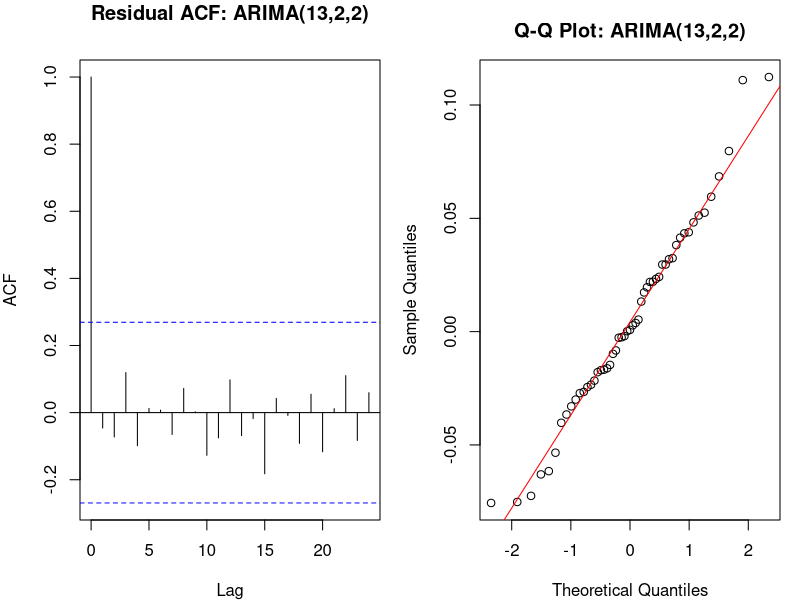
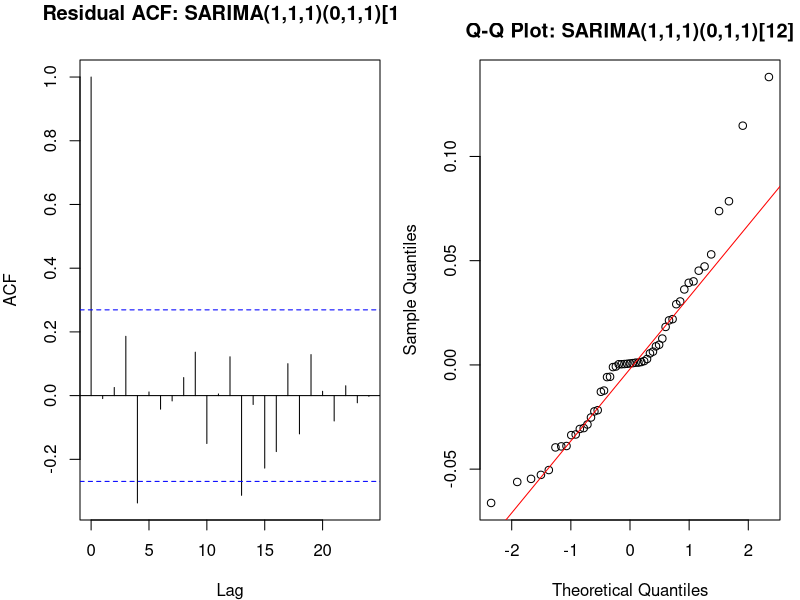
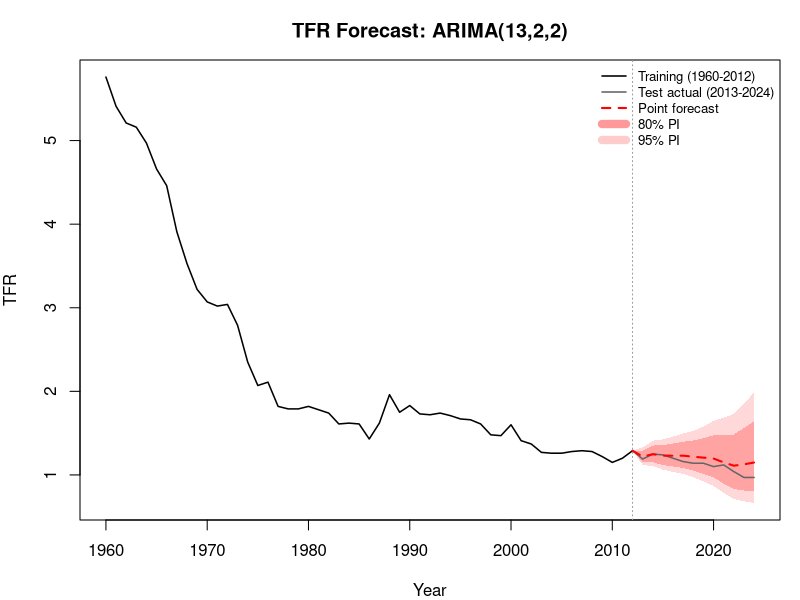
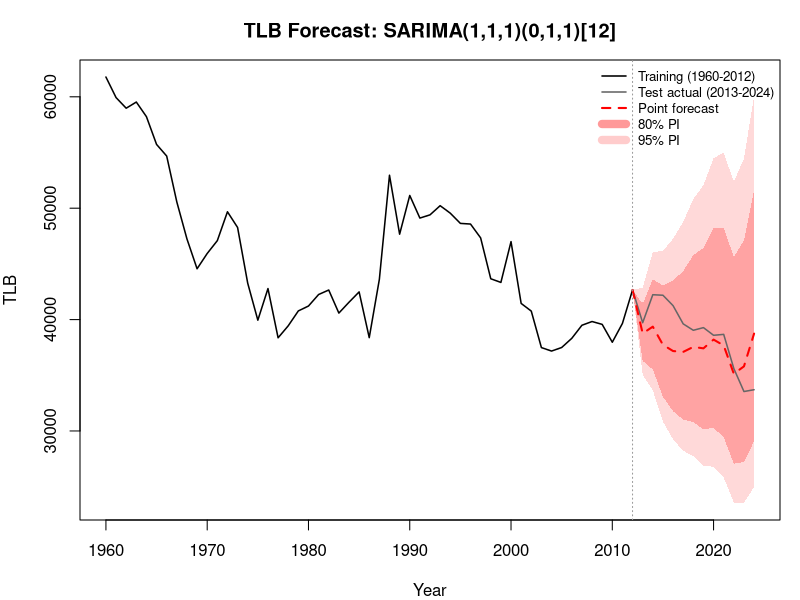
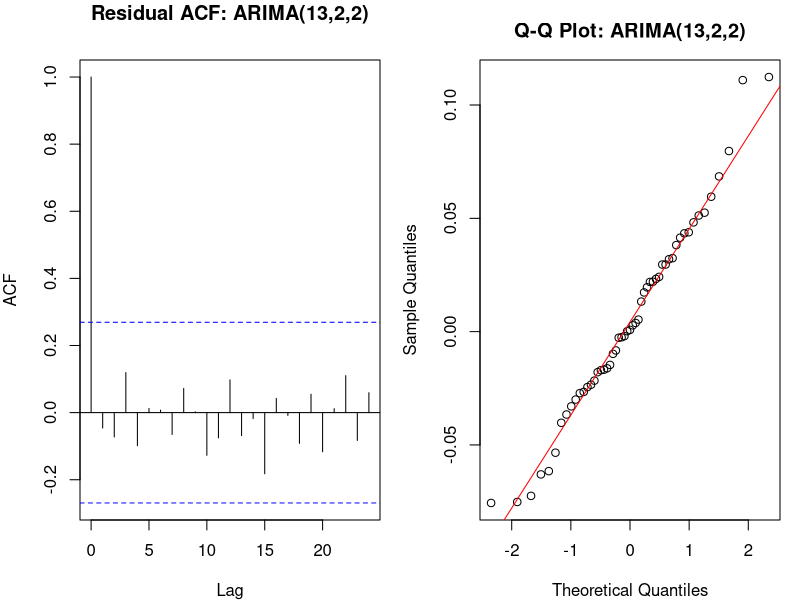
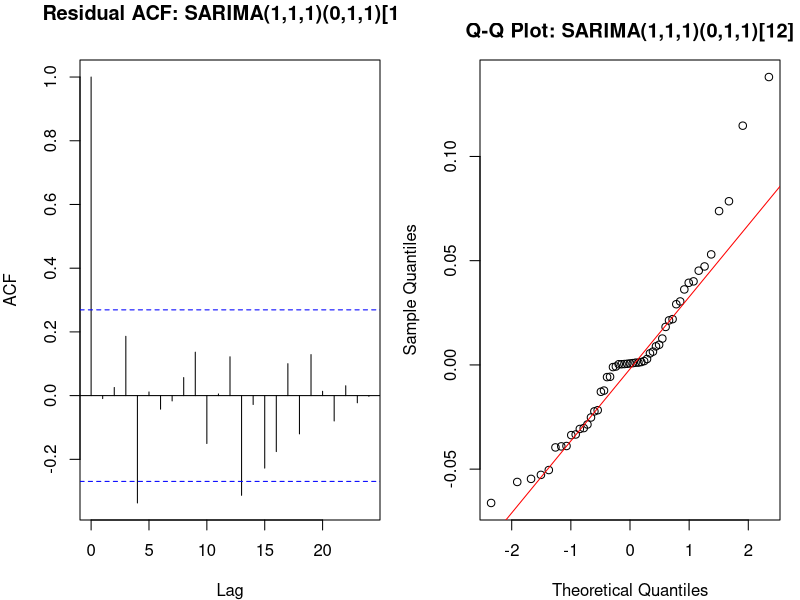
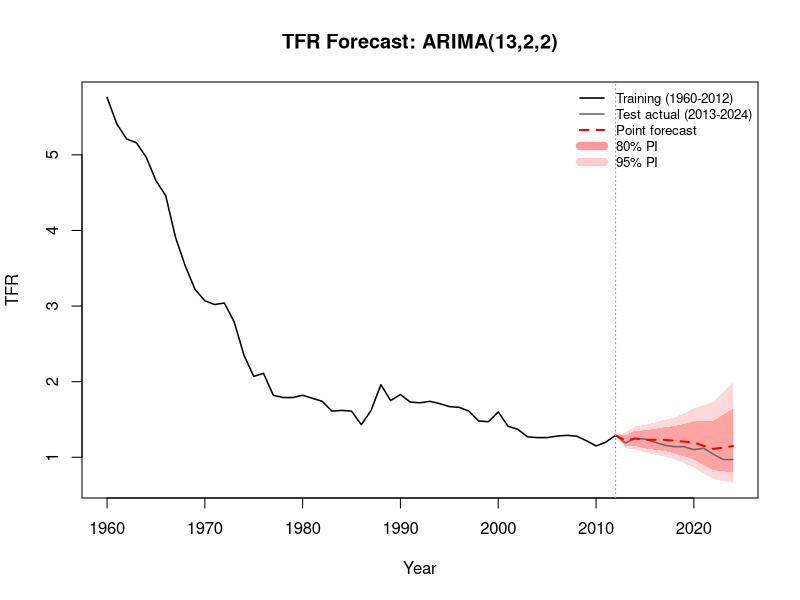
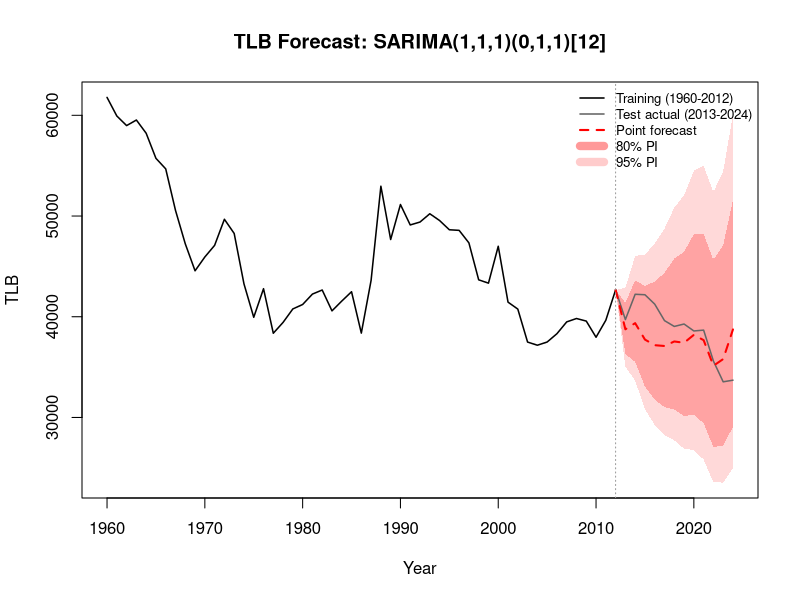

Generate these figures, in order, with R:
# Analysis.R - Model fitting and forecast evaluation for TFR and TLB
# generates forecasts, saves figures and results to disk.

library(tseries)

if (!dir.exists("figures")) dir.create("figures")


## Load and clean data 

raw <- read.csv("BirthsAndFertilityRates.csv",
                na.strings = "na",
                stringsAsFactors = FALSE,
                check.names = FALSE)
labels_raw <- trimws(raw[, 1])

# extract row by exact name, reverse year order, drop 2025
extract_row <- function(name) {
  matches <- labels_raw == name
  values <- as.numeric(unlist(raw[matches, -1]))
  rev(values)[1:65]
}

fertility <- data.frame(
  Year = 1960:2024,
  TFR  = extract_row("Total Fertility Rate (TFR) (Per Female)"),
  TLB  = extract_row("Total Live-Births (Number)")
)

TFR <- ts(fertility$TFR, start = 1960, frequency = 1)
TLB <- ts(fertility$TLB, start = 1960, frequency = 1)

# 1960-2012 train, 2013-2024 test
TFR_train <- window(TFR, end = 2012)
TLB_train <- window(TLB, end = 2012)
TFR_test  <- window(TFR, start = 2013)
TLB_test  <- window(TLB, start = 2013)


# Instead of repeating the same code over and over for each model, I used
# ChatGPT to help write a helper function that fits each model, checks the
# residuals, produces forecasts and calculates RMSE.

# fits on log scale, forecasts back-transformed with exp()
fit_and_evaluate <- function(train, test, order, seasonal = NULL, label) {
  
  log_train <- log(train)
  
  if (is.null(seasonal)) {
    fit <- tryCatch(arima(log_train, order = order),
                    error = function(e) NULL)
  } else {
    fit <- tryCatch(arima(log_train, order = order, seasonal = seasonal),
                    error = function(e) NULL)
  }
  
  if (is.null(fit)) {
    return(list(label = label, fit = NULL, viable = FALSE))
  }
  
  n_params <- sum(order[c(1, 3)]) + 
    ifelse(is.null(seasonal), 0, sum(seasonal$order[c(1, 3)]))
  n <- length(log_train)
  
  # white noise check
  lb <- Box.test(residuals(fit), lag = 24, type = "Ljung-Box",
                 fitdf = n_params)
  
  # small-sample correction
  k <- n_params + 1
  aicc <- AIC(fit) + (2 * k * (k + 1)) / (n - k - 1)
  
  fcast <- exp(predict(fit, n.ahead = length(test))$pred)
  err <- as.numeric(test) - as.numeric(fcast)
  
  list(label    = label,
       fit      = fit,
       viable   = lb$p.value > 0.05,
       aic      = AIC(fit),
       aicc     = aicc,
       lb_p     = lb$p.value,
       forecast = fcast,
       rmse     = sqrt(mean(err^2)))
}


# I also used ChatGPT to help write this function so the results from
# each candidate model could be put into the same comparison table.
# This made it easier to compare AIC, AICc, Ljung-Box p-values and RMSE.

print_results <- function(results, name) {
  cat("\n", strrep("=", 80), "\n", sep = "")
  cat("Results for ", name, "\n", sep = "")
  cat(strrep("=", 80), "\n\n", sep = "")
  
  tbl <- do.call(rbind, lapply(results, function(r) {
    if (is.null(r$fit)) {
      data.frame(Model = r$label, AIC = NA, AICc = NA, LjungBox_p = NA,
                 Viable = "Fit failed", RMSE = NA)
    } else {
      data.frame(
        Model      = r$label,
        AIC        = round(r$aic, 2),
        AICc       = round(r$aicc, 2),
        LjungBox_p = round(r$lb_p, 4),
        Viable     = ifelse(r$viable, "Yes", "No"),
        RMSE       = signif(r$rmse, 4)
      )
    }
  }))
  print(tbl, row.names = FALSE)
  
  viable <- results[sapply(results, function(r) isTRUE(r$viable))]
  if (length(viable) > 0) {
    best <- viable[[which.min(sapply(viable, function(r) r$rmse))]]
    cat("\nBest viable model: ", best$label, "\n", sep = "")
  } else {
    cat("\nNo viable models.\n")
  }
  
  return(tbl)
}


## TFR candidate models 

# three families: non-seasonal d=1, non-seasonal d=2 (Route 2),
# SARIMA with seasonal MA, SARIMA with seasonal AR
tfr_results <- list(
  
  # non-seasonal, d=1
  fit_and_evaluate(TFR_train, TFR_test, order = c(0,1,13),
                   label = "ARIMA(0,1,13)"),
  fit_and_evaluate(TFR_train, TFR_test, order = c(13,1,0),
                   label = "ARIMA(13,1,0)"),
  fit_and_evaluate(TFR_train, TFR_test, order = c(0,1,11),
                   label = "ARIMA(0,1,11)"),
  fit_and_evaluate(TFR_train, TFR_test, order = c(12,1,1),
                   label = "ARIMA(12,1,1)"),
  
  # non-seasonal, d=2
  fit_and_evaluate(TFR_train, TFR_test, order = c(13,2,2),
                   label = "ARIMA(13,2,2)"),
  fit_and_evaluate(TFR_train, TFR_test, order = c(12,2,3),
                   label = "ARIMA(12,2,3)"),
  
  # SARIMA with seasonal MA
  fit_and_evaluate(TFR_train, TFR_test,
                   order = c(1,1,0),
                   seasonal = list(order = c(0,1,1), period = 12),
                   label = "SARIMA(1,1,0)(0,1,1)[12]"),
  fit_and_evaluate(TFR_train, TFR_test,
                   order = c(0,1,1),
                   seasonal = list(order = c(0,1,1), period = 12),
                   label = "SARIMA(0,1,1)(0,1,1)[12]"),
  fit_and_evaluate(TFR_train, TFR_test,
                   order = c(1,1,1),
                   seasonal = list(order = c(0,1,1), period = 12),
                   label = "SARIMA(1,1,1)(0,1,1)[12]"),
  
  # SARIMA with seasonal AR
  fit_and_evaluate(TFR_train, TFR_test,
                   order = c(1,1,0),
                   seasonal = list(order = c(1,1,0), period = 12),
                   label = "SARIMA(1,1,0)(1,1,0)[12]"),
  fit_and_evaluate(TFR_train, TFR_test,
                   order = c(0,1,1),
                   seasonal = list(order = c(1,1,0), period = 12),
                   label = "SARIMA(0,1,1)(1,1,0)[12]"),
  fit_and_evaluate(TFR_train, TFR_test,
                   order = c(1,1,1),
                   seasonal = list(order = c(1,1,0), period = 12),
                   label = "SARIMA(1,1,1)(1,1,0)[12]"),
  
  # full seasonal
  fit_and_evaluate(TFR_train, TFR_test,
                   order = c(1,1,1),
                   seasonal = list(order = c(1,1,1), period = 12),
                   label = "SARIMA(1,1,1)(1,1,1)[12]")
)

tfr_table <- print_results(tfr_results, "TFR")

# For TFR, nine of the thirteen models were viable after the Ljung-Box check.
# The best model was ARIMA(13,2,2), so the non-seasonal family performed best.
# The best SARIMA model was close behind, with RMSE 0.09650 compared with
# 0.08623. The d = 2 models were competitive, with ARIMA(13,2,2) giving the
# lowest RMSE overall.


##TLB candidate models 

tlb_results <- list(
  
  # non-seasonal, d=1
  fit_and_evaluate(TLB_train, TLB_test, order = c(0,1,13),
                   label = "ARIMA(0,1,13)"),
  fit_and_evaluate(TLB_train, TLB_test, order = c(13,1,0),
                   label = "ARIMA(13,1,0)"),
  fit_and_evaluate(TLB_train, TLB_test, order = c(0,1,11),
                   label = "ARIMA(0,1,11)"),
  fit_and_evaluate(TLB_train, TLB_test, order = c(12,1,1),
                   label = "ARIMA(12,1,1)"),
  
  # non-seasonal, d=2
  fit_and_evaluate(TLB_train, TLB_test, order = c(13,2,2),
                   label = "ARIMA(13,2,2)"),
  fit_and_evaluate(TLB_train, TLB_test, order = c(12,2,3),
                   label = "ARIMA(12,2,3)"),
  
  # SARIMA with seasonal MA
  fit_and_evaluate(TLB_train, TLB_test,
                   order = c(1,1,0),
                   seasonal = list(order = c(0,1,1), period = 12),
                   label = "SARIMA(1,1,0)(0,1,1)[12]"),
  fit_and_evaluate(TLB_train, TLB_test,
                   order = c(0,1,1),
                   seasonal = list(order = c(0,1,1), period = 12),
                   label = "SARIMA(0,1,1)(0,1,1)[12]"),
  fit_and_evaluate(TLB_train, TLB_test,
                   order = c(1,1,1),
                   seasonal = list(order = c(0,1,1), period = 12),
                   label = "SARIMA(1,1,1)(0,1,1)[12]"),
  
  # SARIMA with seasonal AR
  fit_and_evaluate(TLB_train, TLB_test,
                   order = c(1,1,0),
                   seasonal = list(order = c(1,1,0), period = 12),
                   label = "SARIMA(1,1,0)(1,1,0)[12]"),
  fit_and_evaluate(TLB_train, TLB_test,
                   order = c(0,1,1),
                   seasonal = list(order = c(1,1,0), period = 12),
                   label = "SARIMA(0,1,1)(1,1,0)[12]"),
  fit_and_evaluate(TLB_train, TLB_test,
                   order = c(1,1,1),
                   seasonal = list(order = c(1,1,0), period = 12),
                   label = "SARIMA(1,1,1)(1,1,0)[12]"),
  
  # full seasonal
  fit_and_evaluate(TLB_train, TLB_test,
                   order = c(1,1,1),
                   seasonal = list(order = c(1,1,1), period = 12),
                   label = "SARIMA(1,1,1)(1,1,1)[12]")
)

tlb_table <- print_results(tlb_results, "TLB")

# For TLB, seven of the thirteen models were viable after the Ljung-Box check.
# The best model was SARIMA(1,1,1)(0,1,1)_{12}, so the seasonal family
# performed best. The best viable non-seasonal model was ARIMA(0,1,13), with
# RMSE 6,386 compared with 2,730 for the SARIMA model. This shows that the
# 12-year seasonal structure gave a much better forecast for TLB.

# Picking the best viable model per series 

best_viable <- function(results) {
  viable <- results[sapply(results, function(r) isTRUE(r$viable))]
  if (length(viable) == 0) return(NULL)
  viable[[which.min(sapply(viable, function(r) r$rmse))]]
}

best_tfr <- best_viable(tfr_results)
best_tlb <- best_viable(tlb_results)


##residual diagnostics for best models I didnt check both ACF and PACF because
#the PACF more or less gave the same results as the ACF. To make the figure nice
#only ACF and Q-Q plot is created.

plot_diagnostics <- function(m, filename) {
  res <- residuals(m$fit)
  
  # save to file
  png(filename, width = 1800, height = 900, res = 200)
  par(mfrow = c(1,2), mar = c(4,4,3,1))
  acf(res, lag.max = 24, main = paste0("Residual ACF: ", m$label))
  qqnorm(res, main = paste0("Q-Q Plot: ", m$label))
  qqline(res, col = "red")
  par(mfrow = c(1,1))
  dev.off()
  
  # also draw to plots pane
  par(mfrow = c(1,2), mar = c(4,4,3,1))
  acf(res, lag.max = 24, main = paste0("Residual ACF: ", m$label))
  qqnorm(res, main = paste0("Q-Q Plot: ", m$label))
  qqline(res, col = "red")
  par(mfrow = c(1,1))
}

if (!is.null(best_tfr)) plot_diagnostics(best_tfr, 
                                         "figures/fig5_tfr_residuals.png")

# Looking at the ACF plot for the TFR residuals, all spikes are within the
# significance bounds. This suggests there is no remaining significant
# autocorrelation, so the residuals behave like white noise. The Q-Q plot also
# follows the reference line closely, with only small deviations at the tails.
# Overall, the diagnostics suggest that ARIMA(13,2,2) is a suitable model for
# the TFR series.

if (!is.null(best_tlb)) plot_diagnostics(best_tlb,
                                         "figures/fig6_tlb_residuals.png")

# Looking at the ACF plot for the TLB residuals, most spikes are within the
# significance bounds, although there is one borderline negative spike around
# lag 4. This suggests that the SARIMA(1,1,1)(0,1,1)_{12} model has captured
# most of the autocorrelation in the TLB series, but there may still be some
# small residual structure left. The Q-Q plot mostly follows the reference line
# in the middle, but there are noticeable deviations in the tails. Overall, the
# diagnostics are acceptable, but not as strong as the TFR model.

#Forecasting plots with prediction intervals

plot_forecast <- function(train, test, fit, label, name, filename) {
  
  fc_log <- predict(fit, n.ahead = length(test))
  
  # 80% PI uses z=1.282, 95% uses z=1.96
  lo80_log <- fc_log$pred - 1.282 * fc_log$se
  hi80_log <- fc_log$pred + 1.282 * fc_log$se
  lo95_log <- fc_log$pred - 1.960 * fc_log$se
  hi95_log <- fc_log$pred + 1.960 * fc_log$se
  
  fc   <- as.numeric(exp(fc_log$pred))
  lo80 <- as.numeric(exp(lo80_log))
  hi80 <- as.numeric(exp(hi80_log))
  lo95 <- as.numeric(exp(lo95_log))
  hi95 <- as.numeric(exp(hi95_log))
  
  train_yr <- as.numeric(time(train))
  test_yr  <- as.numeric(time(test))
  tr <- as.numeric(train)
  te <- as.numeric(test)
  
  # prepend last training value so lines connect at 2012
  last_yr  <- tail(train_yr, 1)
  last_val <- tail(tr, 1)
  test_yr_ext <- c(last_yr, test_yr)
  fc_ext      <- c(last_val, fc)
  te_ext      <- c(last_val, te)
  lo80_ext    <- c(last_val, lo80)
  hi80_ext    <- c(last_val, hi80)
  lo95_ext    <- c(last_val, lo95)
  hi95_ext    <- c(last_val, hi95)
  
  y_range <- range(c(tr, te, lo95, hi95))
  
  draw <- function() {
    plot(range(c(train_yr, test_yr)), y_range,
         type = "n", xlab = "Year", ylab = name,
         main = paste0(name, " Forecast: ", label))
    
    polygon(c(test_yr_ext, rev(test_yr_ext)),
            c(lo95_ext, rev(hi95_ext)),
            col = adjustcolor("red", alpha.f = 0.15), border = NA)
    polygon(c(test_yr_ext, rev(test_yr_ext)),
            c(lo80_ext, rev(hi80_ext)),
            col = adjustcolor("red", alpha.f = 0.25), border = NA)
    
    lines(train_yr,    tr,     col = "black",  lwd = 1.5)
    lines(test_yr_ext, te_ext, col = "grey40", lwd = 1.5)
    lines(test_yr_ext, fc_ext, col = "red",    lwd = 2, lty = 2)
    
    abline(v = 2012, lty = 3, col = "grey60")
    
    legend("topright",
           legend = c("Training (1960-2012)", "Test actual (2013-2024)",
                      "Point forecast", "80% PI", "95% PI"),
           col = c("black", "grey40", "red",
                   adjustcolor("red", alpha.f = 0.4),
                   adjustcolor("red", alpha.f = 0.2)),
           lty = c(1, 1, 2, 1, 1),
           lwd = c(1.5, 1.5, 2, 8, 8),
           bty = "n", cex = 0.8)
  }
  
  png(filename, width = 1800, height = 1000, res = 200)
  draw()
  dev.off()
  
  draw()
}

if (!is.null(best_tfr)) plot_forecast(TFR_train, TFR_test, best_tfr$fit,
                                      best_tfr$label, "TFR",
                                      "figures/fig7_tfr_forecast.png")

# TFR forecast looks pretty good.
# Red forecast line stays close to the grey actual line.
# Actual values look like they stay inside the 95% band.
# By 2024, the model still follows the downward trend.
# Overall, ARIMA(13,2,2) seems to work well for TFR.

if (!is.null(best_tlb)) plot_forecast(TLB_train, TLB_test, best_tlb$fit,
                                      best_tlb$label, "TLB",
                                      "figures/fig8_tlb_forecast.png")

# TLB forecast is a bit messier than TFR.
# Red forecast line is below the actual values for most years.
# Model expects a jump near 2024 because of the Dragon year cycle.
# Actual TLB drops instead, so the point forecast misses the direction.
# Actual values still look like they sit inside the wider 95% band.

#Saveing results for FinalReport.Rmd 

saveRDS(tfr_results, "tfr_results.rds")
saveRDS(tlb_results, "tlb_results.rds")
saveRDS(tfr_table,   "tfr_table.rds")
saveRDS(tlb_table,   "tlb_table.rds")
saveRDS(best_tfr,    "best_tfr.rds")
saveRDS(best_tlb,    "best_tlb.rds")
